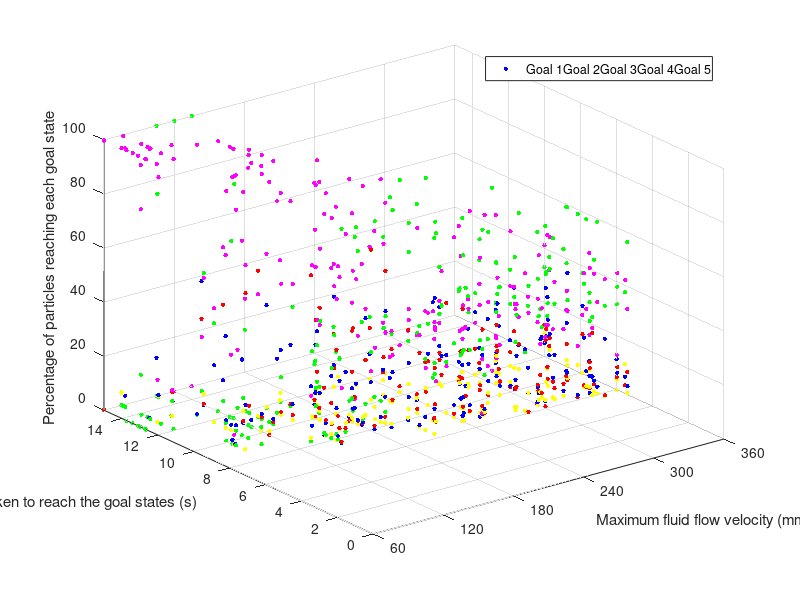

MATLAB code for this plot:
function plotResultsMAR233DTimeBased()
    %CREATEFIGURE(X1, YMatrix1)
    %  X1:  vector of plot x data
    %  YMATRIX1:  matrix of plot y data
    
    %  Auto-generated by MATLAB on 08-Apr-2022 11:27:04
    
    close all;
    
    x = 30:60:330;
    
    yCombClump{1}{1} = [11.3 0 0 0 500 0;
13.8 0 0 0 360 0;
14.35 0 0 0 500 0;
12.9 0 0 0 500 0;
13.25 0 0 0 500 0;
12.45 0 0 0 500 0;
12.35 0 0 0 500 0;
12.55 0 5 0 495 0;
15 0 0 0 391 3;
13.65 0 0 4 496 0;
13.65 0 0 0 500 0];
    yCombClump{1}{2} = [9.6 37 0 0 436 27;
9.7 0 0 0 18 482;
10.15 38 0 0 462 0;
13.15 27 45 0 48 28;
13.2 0 0 0 500 0;
9.1 0 0 0 279 221;
9.8 7 0 0 493 0;
9.65 2 0 0 498 0;
9.6 0 0 0 500 0];
    yCombClump{1}{3} = [9.275 6 23 23 303 144;
7.625 0 2 1 101 396;
8.5 23 28 0 448 1;
11 0 5 0 242 69;
10.35 29 9 0 252 210;
7.9 59 168 0 262 11;
7.825 9 46 119 323 3;
11.225 100 0 0 392 0;
8.6 0 87 2 408 3;
8.2 115 64 7 314 0;
11.8 190 0 2 286 0];
    yCombClump{1}{4} = [7.825 3 170 8 169 150;
7.2 3 138 0 170 187;
11.975 42 99 2 229 113;
6.875 24 125 0 219 131;
11.95 169 37 2 188 98;
6.35 47 122 1 198 132;
9.9 42 287 9 62 97];
    yCombClump{1}{5} = [10 72 47 4 115 219;
6.625 50 58 33 126 233;
8.8625 19 33 21 117 196;
10 144 60 1 156 132;
8.5375 21 2 1 129 202;
9.875 56 21 0 212 149;
8.375 64 89 22 166 159;
7.3 163 126 8 76 126;
5.75 75 58 18 205 144];
    yCombClump{1}{6} = [6.2 4 0 60 95 339;
9.4875 46 49 2 98 291;
9.9625 48 26 1 148 179;
7.95 86 100 1 108 205;
5.525 18 64 16 250 151;
5.3875 51 131 16 141 161;
9.7375 149 68 0 151 132;
5.5375 50 75 61 126 186];
    yCombClump{2}{1} = [14.6 0 0 0 500 0;
15 0 0 0 480 20;
12.4 0 0 0 307 0;
13.25 0 0 33 15 0;
13.95 0 0 0 486 0;
14.55 0 0 0 500 0;
13.35 0 0 0 500 0;
12.9 0 0 1 485 0;
12.55 0 0 0 458 0;
12.35 0 0 0 500 0];
    yCombClump{2}{2} = [15 0 0 0 0 500;
10.85 10 0 0 140 350;
11.15 169 0 0 319 9;
11.8 106 0 0 211 183;
10.25 140 0 0 360 0;
15 71 0 0 429 0;
9.15 0 0 0 500 0;
12.75 1 0 0 499 0;
9.9 0 0 0 500 0;
14.9 3 0 1 406 0];
    yCombClump{2}{3} = [11.45 114 4 0 379 1;
10.05 47 0 0 431 22;
12.025 0 0 2 261 0;
8.375 111 6 16 366 0;
12 96 0 17 386 0;
8.725 89 1 0 280 130;
9.8 0 0 0 317 183;
9.15 4 2 4 384 106;
10.075 45 2 0 348 105;
9.85 12 21 16 439 12];
    yCombClump{2}{4} = [8.775 23 0 0 186 291;
9.675 55 4 0 86 355;
9.825 42 0 0 81 376;
7.325 228 2 0 183 87;
7.25 75 0 1 75 349;
7.425 219 0 0 202 79;
10.175 5 75 6 285 129;
8.3 0 8 0 343 149;
11.7 3 0 0 196 292;
7.35 3 6 0 152 339];
    yCombClump{2}{5} = [6.775 33 0 0 190 277;
8.725 41 2 14 158 280;
9.7 33 8 19 99 305;
6.675 96 39 2 191 172;
9.8875 36 1 6 287 167;
6.2 115 2 2 256 110;
8.25 25 0 3 171 301;
6.0375 84 1 2 215 198;
9.375 105 1 3 159 165;
6.0125 37 3 38 186 236];
    yCombClump{2}{6} = [7.7625 13 0 3 165 319;
6.275 21 14 1 219 245;
6.0875 13 0 0 169 318;
7.8125 16 6 4 128 319;
6.7 32 3 5 147 313;
6.825 92 4 0 211 192;
8.8625 136 7 3 251 101;
7.75 198 0 27 128 147;
6.525 53 3 5 253 180;
5.6625 108 3 2 218 169];
    yCombClump{3}{1} = [12.95 0 0 0 403 97;
15 0 1 0 499 0;
13.4 0 0 0 500 0;
12.65 0 0 0 500 0;
12.95 0 0 0 485 0;
12.7 0 0 0 500 0;
15 0 0 0 0 0;
15 0 0 0 500 0;
13.75 0 0 0 500 0;
13.1 0 0 0 500 0];
    yCombClump{3}{2} = [13.35 0 1 20 235 244;
15 0 0 0 0 500;
10.15 0 0 0 491 8;
9.7 0 0 8 468 24;
11.15 0 4 22 428 46;
11.9 0 0 0 500 0;
10.85 0 0 0 500 0;
12.55 0 0 0 500 0;
11.7 0 0 0 499 0;
10.7 12 0 0 488 0];
    yCombClump{3}{3} = [10.95 0 0 1 454 44;
9.15 6 0 10 447 37;
9 62 168 7 220 43;
11.1 0 9 7 410 74;
8.45 3 2 2 300 193;
8.95 25 174 0 280 21;
8.4 8 6 18 445 14;
8.675 8 7 0 164 321;
7.75 5 12 46 372 65;
9.9 0 0 0 384 116];
    yCombClump{3}{4} = [9.3 1 11 4 121 363;
10.25 0 11 0 87 393;
11.175 28 23 8 115 274;
8.675 96 82 0 171 151;
7.65 109 205 2 88 96;
6.675 17 173 3 173 133;
11.925 46 94 0 244 114;
6.75 10 208 0 153 129;
8.275 0 8 0 146 346;
7.225 23 7 0 333 137];
    yCombClump{3}{5} = [6.4625 33 37 0 196 233;
6.05 13 3 15 132 337;
6.2375 129 25 17 182 147;
9.725 55 27 13 174 218;
6.325 123 57 25 115 179;
9.9625 118 50 2 98 153;
6.4875 4 1 24 152 319;
8 12 9 19 297 163;
8.775 17 113 5 88 136;
6.4125 22 27 10 277 164];
    yCombClump{3}{6} = [5.3875 15 42 3 158 282;
9.9375 128 32 40 59 154;
5.5125 31 15 54 210 187;
9.7375 6 24 21 164 188;
8.7625 81 42 12 140 191;
10 25 59 43 206 165;
9.7125 46 39 17 226 166;
7.8875 126 73 2 109 186;
5.975 56 23 0 65 158;
5.95 32 42 19 216 191];
    yCombClump{4}{1} = [12.8 0 0 0 500 0;
12.1 0 0 0 500 0;
13.45 1 0 0 499 0;
14.9 0 0 0 500 0;
14.8 21 0 0 479 0;
13.4 0 0 0 500 0;
13.55 0 0 0 500 0;
15 0 0 24 476 0;
13.9 0 0 0 500 0;
13 0 0 0 78 422];
    yCombClump{4}{2} = [11.3 0 271 2 227 0;
10.45 9 4 0 487 0;
13.25 38 178 0 284 0;
14.45 203 134 0 100 0;
11.8 0 13 0 487 0;
12.45 0 0 0 107 0;
8.35 102 307 7 84 0;
11.1 9 3 0 488 0;
12 12 218 0 270 0;
15 0 0 0 0 500];
    yCombClump{4}{3} = [7.775 0 144 6 177 173;
11.925 114 39 4 135 88;
9.975 69 69 0 362 0;
8.7 0 0 0 133 367;
12 88 134 0 231 8;
11.775 2 160 0 128 14;
9.225 179 102 1 197 21;
8.125 51 14 2 410 23;
8.375 10 0 0 449 40;
9.825 4 25 2 21 321];
    yCombClump{4}{4} = [6.75 0 58 7 294 141;
9.775 0 0 7 44 395;
6.625 116 163 4 8 127;
6.5 17 10 13 377 80;
12.025 114 189 0 75 105;
7.325 12 1 0 372 115;
7.825 17 104 1 281 97;
7.7 21 4 0 191 284;
10.725 39 38 0 118 297;
6.625 7 21 16 108 348];
    yCombClump{4}{5} = [9.7875 17 30 21 292 129;
10 0 0 0 0 339;
6.5125 83 21 1 218 177;
6.0125 24 37 15 138 286;
6.6 39 32 3 129 297;
9.775 116 27 0 68 204;
6.8875 142 33 20 133 172;
9.6125 89 9 0 107 160;
9.7 129 41 0 177 147;
9.75 38 49 31 27 203];
    yCombClump{4}{6} = [8.9 36 5 4 259 190;
7.075 85 52 5 204 151;
6.3875 43 71 0 217 169;
5.95 146 21 4 158 171;
10 113 42 1 167 157;
9.125 60 78 0 79 199;
5.225 118 32 0 174 176;
5.6875 114 35 35 152 164;
9.025 115 72 7 111 162;
7.4625 22 108 40 121 201];
    
    %fgf = figure;
    %axes1 = axes('Parent',fgf);
    %hold(axes1,'on');
    drawDataOuter = yCombClump;
    xStep = 60/size(drawDataOuter,2);
    for(participantCount = 1:size(drawDataOuter,2))
        drawData = drawDataOuter{participantCount};
        for(flowCount = 1:size(drawData,2))
            flowVel = flowCount*60 - 30 + xStep.*(participantCount-1);
            x1 = repmat([flowVel,flowVel,flowVel,flowVel,flowVel],size(drawData{flowCount},1),1);
            y1 = squeeze(repmat(drawData{flowCount}(:,1),1,size(drawData{flowCount},2)-1));
            z1 = squeeze(drawData{flowCount}(:,2:6)./5);
            plotdata = plot3(x1,y1,z1,'.','MarkerSize',10);
            hold on;
           % set(plotdata(1),'Color',"red");
        
            set(plotdata(1),'Color','blue');
            set(plotdata(2),'Color','red');
            set(plotdata(3),'Color','yellow');
            set(plotdata(4),'Color','magenta');
            set(plotdata(5),'Color','green');
        end
        
            xlabel( "Maximum fluid flow velocity (mm/s)");
            ylabel("Time taken to reach the goal states (s)");
            zlabel("Percentage of particles reaching each goal state");
            xlim([60,360]);
            ylim([0,15]);
           % zlim([0,100]);
            xticks(60:60:360);
            grid("on");
            legend(["Goal 1", "Goal 2", "Goal 3", "Goal 4", "Goal 5"],"Location","northeast");
    end
end